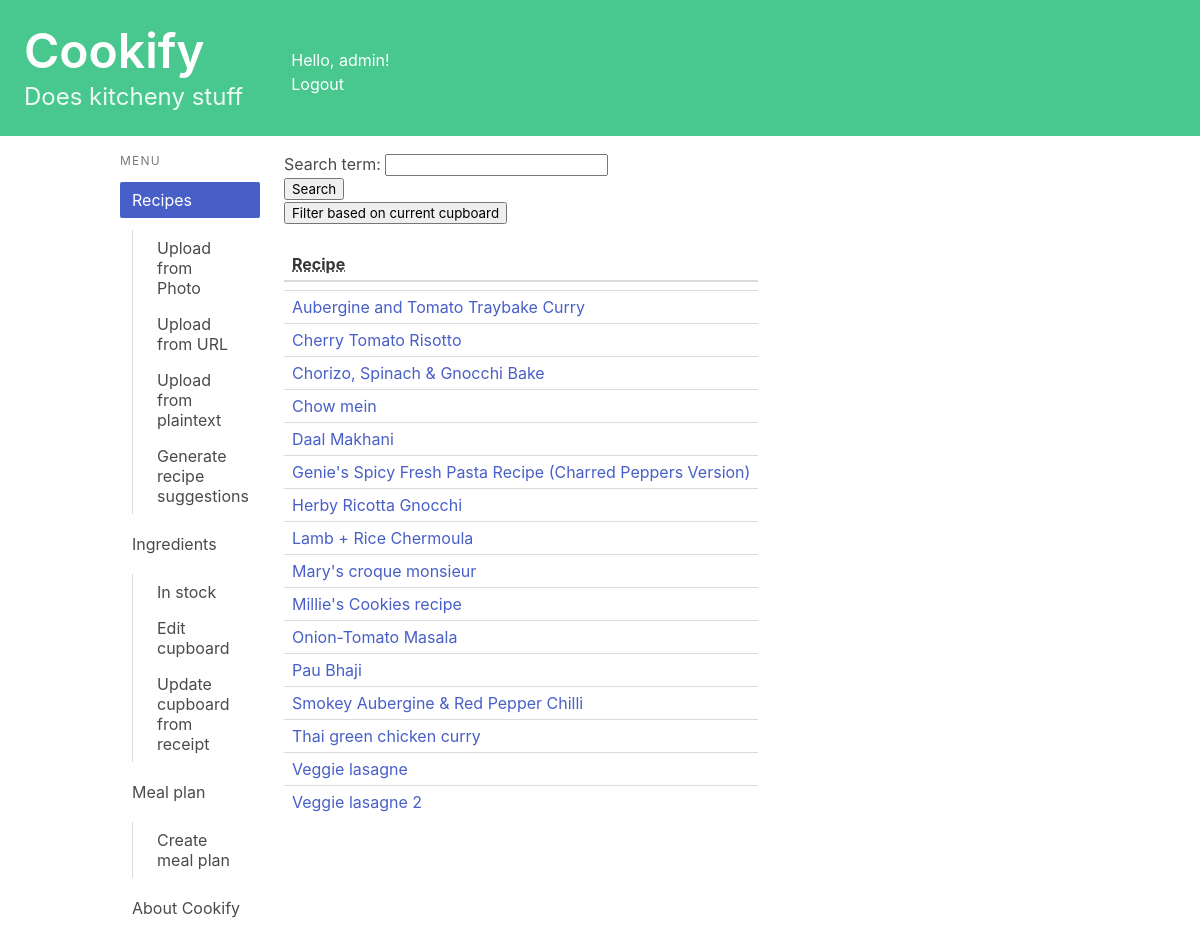
Page /recipes/ (signed in) on the committed database.
### recipes/models.py (models this page shows, shortened)
class Recipe(models.Model):
    name = models.CharField(max_length=200)
    method = models.TextField(max_length=5000, blank = True)
    ingredients_string = models.TextField(max_length=1000, blank = True)#Plain text of ingredients
    simplified_ingredients = models.TextField(max_length=1000, blank = True)#Ingredients data
    book = models.CharField(max_length=200, blank = True)
    page = models.CharField(max_length=5, blank = True)
    serves = models.CharField(max_length=5, blank = True)
    serves_int = models.IntegerField(null = True, blank = True)
    description = models.TextField(max_length=500, blank = True)
    url = models.URLField(null = True, blank = True)
    jumbled_input = models.TextField(max_length=8000, blank = True)
    owner = models.ForeignKey(User, on_delete=models.CASCADE, blank=True, null=True)
    from_photo = models.BooleanField(default=False)

### recipes/views.py (the view, shortened to what this page needs)
# urls.py: path('', views.index, name='index'),
@login_required
def index(request):
    if request.method == 'POST' and "filter_by_search" in request.POST:
        form = SearchForm(request.POST)
        if form.is_valid():
            filtered_recipe = form.cleaned_data['search_term']
            recipe_list = Recipe.objects.filter(name__contains=filtered_recipe, owner=request.user).order_by("name")
    else:
        form = SearchForm()
        recipe_list = Recipe.objects.filter(owner=request.user).order_by("name")
    context = {'recipe_list': recipe_list, 'form': form}
    return render(request, 'recipes/index.html', context)

### recipes/forms.py
class SearchForm(forms.Form):
    search_term = forms.CharField(max_length=50)

### recipes/templatetags/is_active.py (called while the page is built)
@register.simple_tag
def is_active(request, url):
    if reverse(url) == request.path:
        return "is-active"
    return ""

### recipes/templates/recipes/index.html (shortened to what this page needs)
{% extends 'base.html' %}
{% block content %}
<ul>
<form method="post">
     {{ form.as_p }}
    <button type="submit" name="filter_by_search">Search</button>
</form>
<form method="post">
    <button type="submit" name="sort_by_match">Filter based on current cupboard</button>
</form>
<br>
<table class="table is-narrow">
    <thead>
      <tr>
        <th><abbr title="Recipe">Recipe</abbr></th>
      </tr>
    </thead>
    <tbody>
        {% if recipe_list %}
            {% for recipe in recipe_list %}
                <tr>
                    <td><a href="{% url 'recipes:detail' recipe.id %}">{{ recipe.name }}</a></td>
                </tr>
            {% endfor %}
        {% else %}
            <tr>
                <th>Add a recipe to get started</th>
            </tr>
        {% endif %}
    </tbody>
  </table>
{% endblock content %}

### kitchenlife/templates/base.html (shortened to what this page needs)
<!DOCTYPE html>
<html lang="en">
{% load is_active %}
<head>
    <link rel="stylesheet"
          href="https://cdn.jsdelivr.net/npm/bulma@0.9.3/css/bulma.min.css">
</head>
<body>
    <a href="{% url 'index' %} ">
        <section class="hero is-small is-success mb-4">
            <div class="columns">
                <div class="column">
                    <div class="hero-body">
                        <h1 class="title is-1">Cookify</h1>
                        <p class="subtitle is-4">
                            Does kitcheny stuff
                        </p>
                    </div>
                </div>
                <div class="column">
                    <br><br>
                    Hello, {{ user.username|default:'Guest' }}!
                    <div>
                        {% if user.is_authenticated %}
                            <a href="{% url 'logout' %}">Logout</a>
                        {% else %}
                            <a href="{% url 'login' %}">Login</a>
                        {% endif %}
                    </div>
                </div>
            </div>
        </section>
    </a>
    <div class="container">
        <div class="columns">
            <div class="column is-2">
                <aside class="menu">
                  <p class="menu-label">
                    Menu
                  </p>
                  <ul class="menu-list">
                    <li>
                        <a href="{% url 'recipes:index' %}" class="{% is_active request 'recipes:index' %}">Recipes</a>
                        <ul>
                            <a href="{% url 'recipes:upload_photo' %}" class="{% is_active request 'recipes:upload_photo' %}">Upload from Photo</a>
                            <a href="{% url 'recipes:upload_url' %}" class="{% is_active request 'recipes:upload_url' %}">Upload from URL</a>
                            <a href="{% url 'recipes:upload_text' %}" class="{% is_active request 'recipes:upload_text' %}">Upload from plaintext</a>
                            <a href="{% url 'recipes:generate_recipe_suggestion' %}" class="{% is_active request 'recipes:generate_recipe_suggestion' %}">Generate recipe suggestions</a>
                        </ul>
                        <a  href="{% url 'cupboard:ingredients_index' %}" class="{% is_active request 'cupboard:ingredients_index' %}">Ingredients</a>
                        <ul>
                            <a href="{% url 'cupboard:cupboard_index' %}" class="{% is_active request 'cupboard:cupboard_index' %}">In stock</a>
                            <a href="{% url 'cupboard:edit_cupboard' %}" class="{% is_active request 'cupboard:edit_cupboard' %}">Edit cupboard</a>
                            <a href="{% url 'cupboard:edit_cupboard' %}" class="{% is_active request 'cupboard:edit_cupboard' %}">Update cupboard from receipt</a>
                        </ul>
                        <a href="{% url 'mealplan:meal_plan_index' %}" class="{% is_active request 'mealplan:meal_plan_index' %}">Meal plan</a>
                        <ul>
                            <a href="{% url 'mealplan:add_meal_plan' %}" class="{% is_active request 'mealplan:add_meal_plan' %}">Create meal plan</a>
                        </ul>
                        <a href="{% url 'about' %} " class="{% is_active request 'about' %}">About Cookify</a>
                    </li>
                  </ul>
                </aside>
            </div>
            <div class="column">
                {% block content %}
                {% endblock content %}
            </div>
        </div>
    </div>
</body>
</html>

### rows in the picture
Recipe: name "Aubergine and Tomato Traybake Curry"
Recipe: name "Cherry Tomato Risotto"
Recipe: name "Chorizo, Spinach & Gnocchi Bake"
Recipe: name "Chow mein"
Recipe: name "Daal Makhani"
Recipe: name "Genie's Spicy Fresh Pasta Recipe (Charred Peppers Version)"
Recipe: name "Herby Ricotta Gnocchi"
Recipe: name "Lamb + Rice Chermoula"
Recipe: name "Mary's croque monsieur"
Recipe: name "Millie's Cookies recipe"
Recipe: name "Onion-Tomato Masala"
Recipe: name "Pau Bhaji"
Recipe: name "Smokey Aubergine & Red Pepper Chilli"
Recipe: name "Thai green chicken curry"
Recipe: name "Veggie lasagne"
Recipe: name "Veggie lasagne 2"

### other values in the picture
{{ user.username|default:'Guest' }} "admin"
